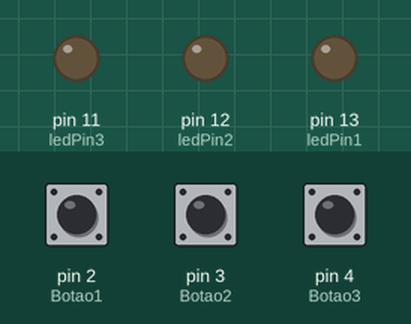
Simulated run of this sketch. Board: Arduino Uno, built with avr-gcc and run on an emulated ATmega328P. On the bench: output pins drawn as LEDs (lit = HIGH). The inputs (shaded band) are chosen by the test bench; at power-on: pin 2 (Botao1) LOW, pin 3 (Botao2) LOW, pin 4 (Botao3) LOW.

Above: at 1.2 s.
1.3 s: pin 2 (Botao1) pulled HIGH for 0.15 s
At 1.37 s:
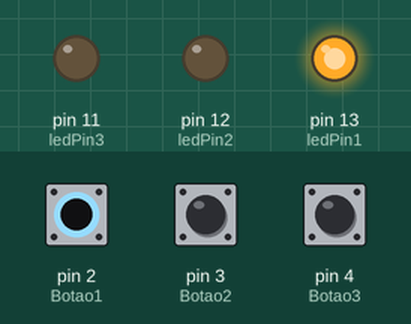
2.9 s: pin 3 (Botao2) pulled HIGH for 0.15 s
At 2.97 s:
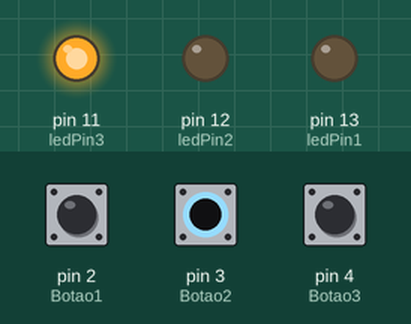
4.5 s: pin 4 (Botao3) pulled HIGH for 0.15 s
At 4.57 s:
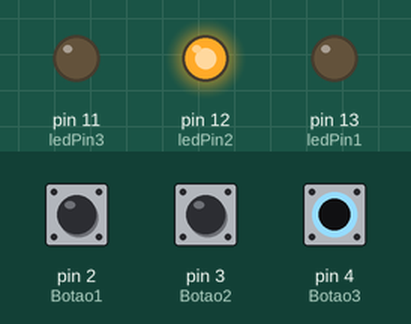
6.1 s: pin 4 (Botao3) pulled HIGH for 3.2 s
At 10.1 s:
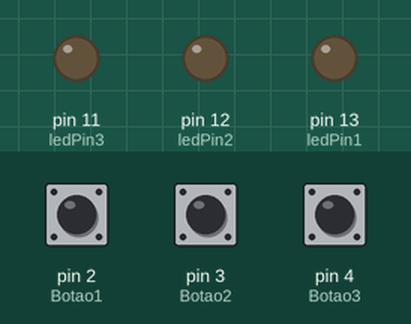
10.8 s: pin 2 (Botao1) pulled HIGH for 3.2 s
At 11.3 s:
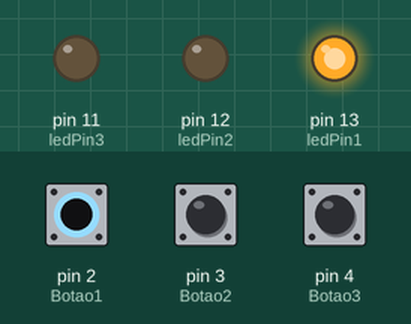
15.5 s: pin 2 (Botao1) driven HIGH and pin 3 (Botao2) driven HIGH
At 16.1 s:
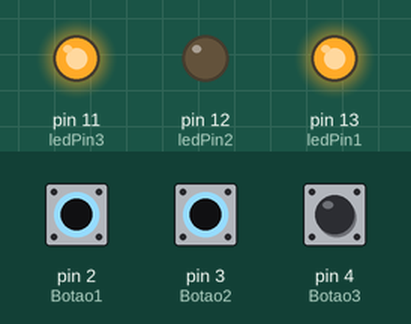
Timing chart, 0 to 18.0 s (numbered marks = the images above; inputs shaded):
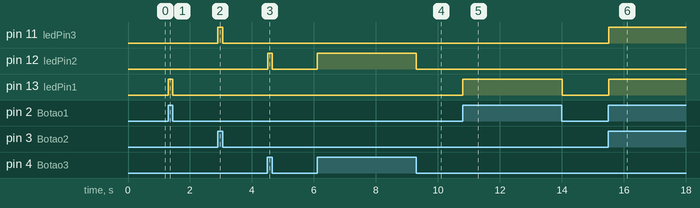

The sketch:

AcenderEApagar3Lampadas.ino
```cpp
/***************************************\
**
Acender e apagar 3 lampadas.
**
\***************************************/
const int ledPin1 = 13;
const int ledPin2 = 12;
const int ledPin3 = 11;
const int Botao1 = 2;
const int Botao2 = 3;
const int Botao3 = 4;
int EstadoBotao1 = 0;
int EstadoBotao2 = 0;
int EstadoBotao3 = 0;
void setup(){
  pinMode(ledPin1, OUTPUT);
  pinMode(Botao1, INPUT);
  pinMode(ledPin2, OUTPUT);
  pinMode(Botao2, INPUT);
  pinMode(ledPin3, OUTPUT);
  pinMode(Botao3, INPUT);
}
void loop(){
  EstadoBotao1 = digitalRead(Botao1);
  EstadoBotao2 = digitalRead(Botao2);
  EstadoBotao3 = digitalRead(Botao3);
  if (EstadoBotao1 == HIGH){
    digitalWrite(ledPin1, HIGH);
  }
  else{
    digitalWrite(ledPin1, LOW);
  }
  if (EstadoBotao2 == HIGH){
    digitalWrite(ledPin3, HIGH);
  }
  else{
    digitalWrite(ledPin3, LOW);
  }
  if (EstadoBotao3 == HIGH){
    digitalWrite(ledPin2, HIGH);
  }
  else{
    digitalWrite(ledPin2, LOW);
  }
}
```

Measured:
- after the input at 1.3 s, pin 13 (ledPin1): LOW → HIGH at once, → LOW 0.15 s later
- after the input at 2.9 s, pin 11 (ledPin3): LOW → HIGH at once, → LOW 0.15 s later
- after the input at 4.5 s, pin 12 (ledPin2): LOW → HIGH at once, → LOW 0.15 s later
- after the input at 6.1 s, pin 12 (ledPin2): LOW → HIGH at once, → LOW 3.2 s later
- after the input at 10.8 s, pin 13 (ledPin1): LOW → HIGH at once, → LOW 3.2 s later
- after the input at 15.5 s, pin 11 (ledPin3), pin 13 (ledPin1): LOW → HIGH at once
